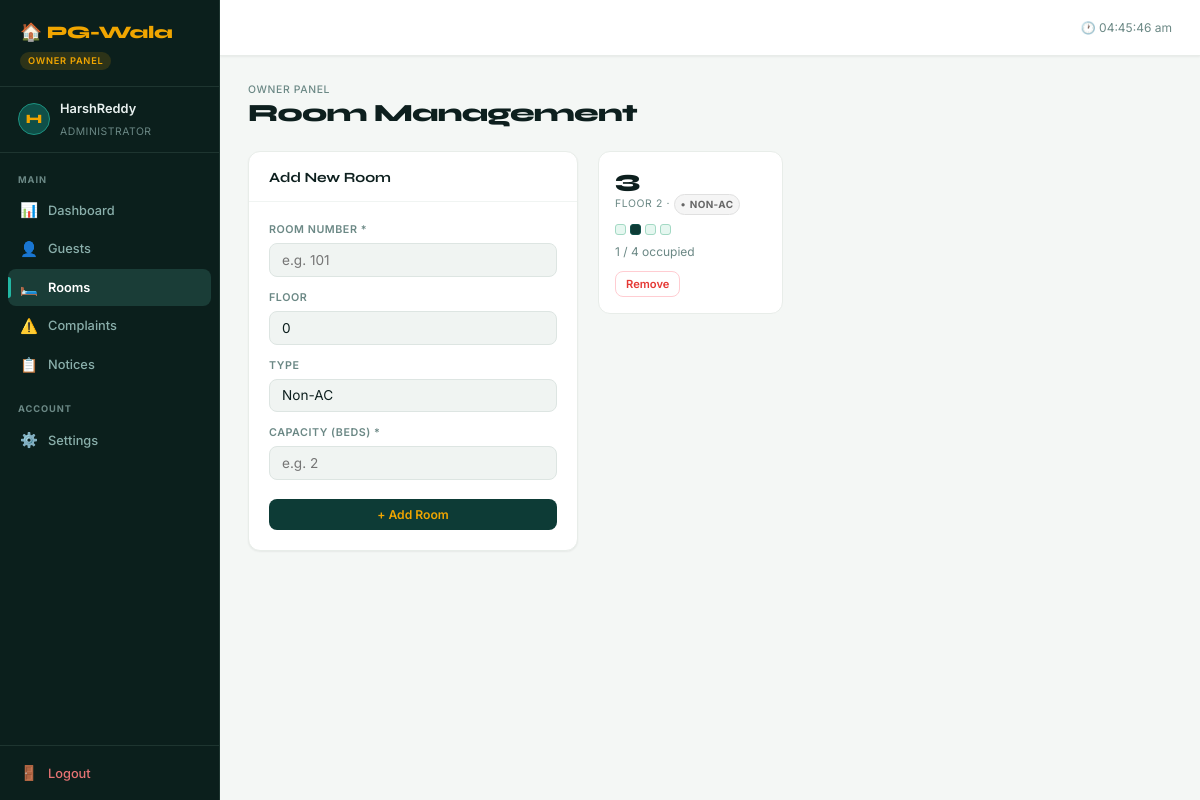
Screenshot of /owner/rooms (signed in) with the database file from the repository.
### models.py (models this page shows, shortened)
class Owner(UserMixin, db.Model):
    __tablename__ = 'owners'
    id       = db.Column(db.Integer, primary_key=True)
    username = db.Column(db.String(50), unique=True, nullable=False)
    password_hash = db.Column(db.String(200), nullable=False)

class Room(db.Model):
    __tablename__ = 'rooms'
    room_no   = db.Column(db.Integer, primary_key=True)
    room_type = db.Column(db.String(10), default='Non-AC')
    capacity  = db.Column(db.Integer, default=2)
    floor     = db.Column(db.Integer, default=0)
    beds      = db.relationship('Bed', backref='room', lazy=True, cascade='all, delete-orphan')

class Bed(db.Model):
    __tablename__ = 'beds'
    bed_id      = db.Column(db.Integer, primary_key=True)
    room_no     = db.Column(db.Integer, db.ForeignKey('rooms.room_no'), nullable=False)
    is_occupied = db.Column(db.Boolean, default=False)
    guest       = db.relationship('Guest', backref='bed', uselist=False)

### routes/owner.py (the view, shortened to what this page needs)
@owner_bp.route('/rooms', methods=['GET', 'POST'])
@owner_required
def rooms():
    rooms = Room.query.order_by(Room.floor, Room.room_no).all()
    return render_template('owner/rooms.html', rooms=rooms)

### app.py (called while the page is built)
@login_manager.user_loader
def load_user(user_id):
    if user_id.startswith('owner-'):
        return Owner.query.get(int(user_id.split('-')[1]))
    elif user_id.startswith('guest-'):
        return Guest.query.get(int(user_id.split('-')[1]))
    return None

### routes/owner.py (called while the page is built)
def owner_required(f):
    @wraps(f)
    @login_required
    def decorated(*args, **kwargs):
        if not isinstance(current_user, Owner):
            flash('Owner access only.', 'error')
            return redirect(url_for('auth.login'))
        return f(*args, **kwargs)
    return decorated

### templates/owner/rooms.html (shortened to what this page needs)
{% extends "owner/base_owner.html" %}
{% block content %}
<div class="page-header">
  <div class="page-title"><small>Owner Panel</small>Room Management</div>
</div>
<div class="two-col">
  <div class="card">
    <div class="card-header"><span class="card-title">Add New Room</span></div>
    <div class="card-body">
      <form method="POST" action="{{ url_for('owner.rooms') }}">
        <div class="form-group">
          <label>Room Number *</label>
          <input type="number" name="room_no" placeholder="e.g. 101" required min="1">
        </div>
        <div class="form-group">
          <label>Floor</label>
          <input type="number" name="floor" value="0" min="0">
        </div>
        <div class="form-group">
          <label>Type</label>
          <select name="room_type">
            <option value="Non-AC">Non-AC</option>
          </select>
        </div>
        <div class="form-group">
          <label>Capacity (beds) *</label>
          <input type="number" name="capacity" placeholder="e.g. 2" required min="1" max="8">
        </div>
        <button type="submit" class="btn btn-primary btn-full" style="margin-top:6px;">+ Add Room</button>
      </form>
    </div>
  </div>
  <div>
    {% if rooms %}
    <div class="rooms-grid">
      {% for room in rooms %}
      <div class="room-card">
        <div class="room-number">{{ room.room_no }}</div>
        <div class="room-floor">
          Floor {{ room.floor }} &middot;
          <span class="badge {{ 'badge-ac' if room.room_type=='AC' else 'badge-nonac' }}" style="font-size:.62rem; padding:2px 6px;">{{ room.room_type }}</span>
        </div>
        <div class="bed-indicators">
          {% for bed in room.beds %}
          <div class="bed-dot {{ 'occupied' if bed.is_occupied else 'vacant' }}"
               title="Bed #{{ bed.bed_id }} · {{ 'Occupied' if bed.is_occupied else 'Vacant' }}"></div>
          {% endfor %}
        </div>
        <div style="font-size:.75rem; color:var(--text-muted); margin-bottom:10px;">
          {{ room.beds|selectattr('is_occupied')|list|length }} / {{ room.beds|length }} occupied
        </div>
        <form method="POST" action="{{ url_for('owner.delete_room', rno=room.room_no) }}"
              onsubmit="return confirm('Delete Room {{ room.room_no }}?')">
          <button type="submit" class="btn btn-danger btn-sm">Remove</button>
        </form>
      </div>
      {% endfor %}
    </div>
    {% else %}
    <div class="card"><div class="card-body"><div class="empty-state"><span class="emoji">🏗️</span><p>No rooms added yet.</p></div></div></div>
    {% endif %}
  </div>
</div>
{% endblock %}

### templates/owner/base_owner.html (shortened to what this page needs)
<!DOCTYPE html>
<html lang="en">
<head>
  <link rel="stylesheet" href="{{ url_for('static', filename='css/style.css') }}">
</head>
<body>
<div class="app-shell">
  <aside class="sidebar">
    <div class="sidebar-logo">
      <div class="sidebar-logo-text">🏠 PG-Wala</div>
      <span class="sidebar-role-badge owner">Owner Panel</span>
    </div>
    <div class="sidebar-user">
      <div class="sidebar-avatar">{{ current_user.username[0].upper() }}</div>
      <div class="sidebar-user-info">
        <strong>{{ current_user.username }}</strong>
        <span>Administrator</span>
      </div>
    </div>
    <nav class="sidebar-nav">
      <div class="sidebar-label">Main</div>
      <a href="{{ url_for('owner.dashboard') }}"
         class="sidebar-link {{ 'active' if request.endpoint == 'owner.dashboard' }}">
        <span class="sidebar-icon">📊</span> Dashboard
      </a>
      <a href="{{ url_for('owner.guests') }}"
         class="sidebar-link {{ 'active' if request.endpoint in ['owner.guests','owner.edit_guest'] }}">
        <span class="sidebar-icon">👤</span> Guests
      </a>
      <a href="{{ url_for('owner.rooms') }}"
         class="sidebar-link {{ 'active' if request.endpoint == 'owner.rooms' }}">
        <span class="sidebar-icon">🛏️</span> Rooms
      </a>
      <a href="{{ url_for('owner.complaints') }}"
         class="sidebar-link {{ 'active' if request.endpoint == 'owner.complaints' }}">
        <span class="sidebar-icon">⚠️</span> Complaints
      </a>
      <a href="{{ url_for('owner.notices') }}"
         class="sidebar-link {{ 'active' if request.endpoint == 'owner.notices' }}">
        <span class="sidebar-icon">📋</span> Notices
      </a>
      <div class="sidebar-label" style="margin-top:8px;">Account</div>
      <a href="{{ url_for('owner.settings') }}"
         class="sidebar-link {{ 'active' if request.endpoint == 'owner.settings' }}">
        <span class="sidebar-icon">⚙️</span> Settings
      </a>
    </nav>
    <div class="sidebar-bottom">
      <a href="{{ url_for('auth.logout') }}" class="sidebar-link" style="color:#e57373;">
        <span class="sidebar-icon">🚪</span> Logout
      </a>
    </div>
  </aside>
  <header class="topbar">
    <div class="topbar-actions">
      <span style="font-size:.75rem; color:var(--text-muted);">
        🕐 <span id="live-time"></span>
      </span>
    </div>
  </header>
  <main class="main-content">
    <div class="page">
      {% block content %}{% endblock %}
    </div>
  </main>
</div>
</body>
</html>

### rows the page displays
Owner: username "H", username "HarshReddy"
Room: room_no "3", floor "2", room_type "NON-AC", beds|selectattr "1", beds|length "4"
Bed: is_occupied False (drawn)
Bed: is_occupied True (drawn)
Bed: is_occupied False (drawn)
Bed: is_occupied False (drawn)
